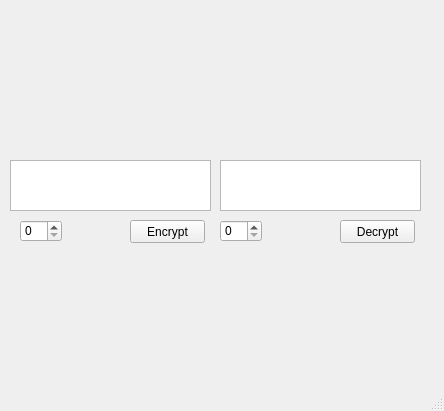
<?xml version="1.0" encoding="UTF-8"?>
<ui version="4.0">
 <class>MainWindow</class>
 <widget class="QMainWindow" name="MainWindow">
  <property name="geometry">
   <rect>
    <x>0</x>
    <y>0</y>
    <width>444</width>
    <height>411</height>
   </rect>
  </property>
  <property name="windowTitle">
   <string>MainWindow</string>
  </property>
  <widget class="QWidget" name="centralwidget">
   <widget class="QTextEdit" name="encrypter">
    <property name="geometry">
     <rect>
      <x>10</x>
      <y>160</y>
      <width>201</width>
      <height>51</height>
     </rect>
    </property>
   </widget>
   <widget class="QTextEdit" name="decrypter">
    <property name="geometry">
     <rect>
      <x>220</x>
      <y>160</y>
      <width>201</width>
      <height>51</height>
     </rect>
    </property>
   </widget>
   <widget class="QPushButton" name="encryptionButton">
    <property name="geometry">
     <rect>
      <x>130</x>
      <y>220</y>
      <width>75</width>
      <height>23</height>
     </rect>
    </property>
    <property name="text">
     <string>Encrypt</string>
    </property>
    <property name="default">
     <bool>false</bool>
    </property>
    <property name="flat">
     <bool>false</bool>
    </property>
   </widget>
   <widget class="QPushButton" name="decryptionButton">
    <property name="geometry">
     <rect>
      <x>340</x>
      <y>220</y>
      <width>75</width>
      <height>23</height>
     </rect>
    </property>
    <property name="text">
     <string>Decrypt</string>
    </property>
   </widget>
   <widget class="QLabel" name="encrypted">
    <property name="geometry">
     <rect>
      <x>20</x>
      <y>270</y>
      <width>181</width>
      <height>111</height>
     </rect>
    </property>
    <property name="text">
     <string/>
    </property>
   </widget>
   <widget class="QLabel" name="decrypted">
    <property name="geometry">
     <rect>
      <x>220</x>
      <y>270</y>
      <width>181</width>
      <height>111</height>
     </rect>
    </property>
    <property name="text">
     <string/>
    </property>
   </widget>
   <widget class="QSpinBox" name="enKey">
    <property name="geometry">
     <rect>
      <x>20</x>
      <y>220</y>
      <width>42</width>
      <height>22</height>
     </rect>
    </property>
   </widget>
   <widget class="QSpinBox" name="deKey">
    <property name="geometry">
     <rect>
      <x>220</x>
      <y>220</y>
      <width>42</width>
      <height>22</height>
     </rect>
    </property>
   </widget>
  </widget>
  <widget class="QStatusBar" name="statusbar"/>
 </widget>
 <resources/>
 <connections/>
</ui>
